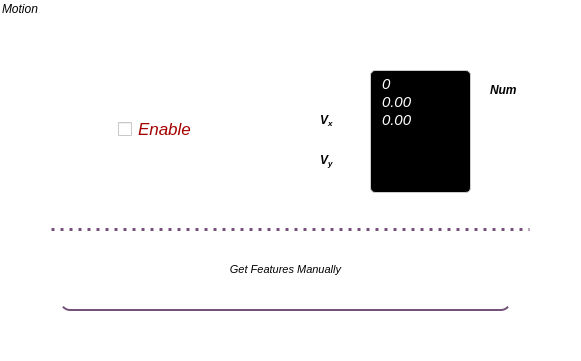
  <widget class="QGroupBox" name="groupBoxMotion">
   <property name="geometry">
    <rect>
     <x>80</x>
     <y>720</y>
     <width>581</width>
     <height>361</height>
    </rect>
   </property>
   <property name="font">
    <font>
     <italic>true</italic>
    </font>
   </property>
   <property name="styleSheet">
    <string notr="true">font-style: italic;
border-left: none;
border-radius: 10px;
background-color: #fff;</string>
   </property>
   <property name="title">
    <string>Motion</string>
   </property>
   <widget class="QCheckBox" name="chckBoxMotion">
    <property name="geometry">
     <rect>
      <x>50</x>
      <y>30</y>
      <width>481</width>
      <height>201</height>
     </rect>
    </property>
    <property name="font">
     <font>
      <pointsize>13</pointsize>
      <weight>50</weight>
      <italic>true</italic>
      <bold>false</bold>
     </font>
    </property>
    <property name="styleSheet">
     <string notr="true">font-weight: 400;
color: rgb(164, 0, 0);
border-bottom: 3px dotted rgb(117, 80, 123);
border-top: none;
border-right: none;
border-left: none;
border-radius: 0;
padding-left: 68px;</string>
    </property>
    <property name="text">
     <string>Enable</string>
    </property>
   </widget>
   <widget class="QPushButton" name="btnMotion">
    <property name="geometry">
     <rect>
      <x>60</x>
      <y>230</y>
      <width>451</width>
      <height>81</height>
     </rect>
    </property>
    <property name="font">
     <font>
      <pointsize>8</pointsize>
      <italic>true</italic>
     </font>
    </property>
    <property name="cursor">
     <cursorShape>PointingHandCursor</cursorShape>
    </property>
    <property name="mouseTracking">
     <bool>false</bool>
    </property>
    <property name="styleSheet">
     <string notr="true">QPushButton:hover:!pressed  {
 	color: rgb(3, 81, 124);
 }

QPushButton#btnMotion { 
	border-radius: 10px; 
	border-bottom: 2px solid rgb(117, 80, 123);
	border-top: none;
	border-right: none;
	border-left: none;
}</string>
    </property>
    <property name="text">
     <string>Get Features Manually</string>
    </property>
   </widget>
   <widget class="QTextEdit" name="txtRateMotion">
    <property name="geometry">
     <rect>
      <x>370</x>
      <y>70</y>
      <width>101</width>
      <height>123</height>
     </rect>
    </property>
    <property name="font">
     <font>
      <italic>true</italic>
      <underline>false</underline>
     </font>
    </property>
    <property name="styleSheet">
     <string notr="true">border: 1 solid #ccc;
color: #fff;
background-color: rgb(0, 0, 0);
border-radius: 5px;
padding-left: 7px;</string>
    </property>
    <property name="readOnly">
     <bool>true</bool>
    </property>
    <property name="html">
     <string>&lt;!DOCTYPE HTML PUBLIC &quot;-//W3C//DTD HTML 4.0//EN&quot; &quot;http://www.w3.org/TR/REC-html40/strict.dtd&quot;&gt;
&lt;html&gt;&lt;head&gt;&lt;meta name=&quot;qrichtext&quot; content=&quot;1&quot; /&gt;&lt;style type=&quot;text/css&quot;&gt;
p, li { white-space: pre-wrap; }
&lt;/style&gt;&lt;/head&gt;&lt;body style=&quot; font-family:'Ubuntu'; font-size:11pt; font-weight:400; font-style:italic;&quot;&gt;
&lt;p style=&quot; margin-top:0px; margin-bottom:0px; margin-left:0px; margin-right:0px; -qt-block-indent:0; text-indent:0px;&quot;&gt;0&lt;/p&gt;
&lt;p style=&quot; margin-top:0px; margin-bottom:0px; margin-left:0px; margin-right:0px; -qt-block-indent:0; text-indent:0px;&quot;&gt;0.00&lt;/p&gt;
&lt;p style=&quot; margin-top:0px; margin-bottom:0px; margin-left:0px; margin-right:0px; -qt-block-indent:0; text-indent:0px;&quot;&gt;0.00&lt;/p&gt;&lt;/body&gt;&lt;/html&gt;</string>
    </property>
   </widget>
   <widget class="QLabel" name="lblVxMotion">
    <property name="geometry">
     <rect>
      <x>320</x>
      <y>100</y>
      <width>31</width>
      <height>41</height>
     </rect>
    </property>
    <property name="font">
     <font>
      <weight>75</weight>
      <italic>true</italic>
      <bold>true</bold>
      <underline>false</underline>
      <strikeout>false</strikeout>
     </font>
    </property>
    <property name="styleSheet">
     <string notr="true">font-style: italic;
border: none;
background-color: #fff;</string>
    </property>
    <property name="text">
     <string>&lt;html&gt;&lt;head/&gt;&lt;body&gt;&lt;p&gt;V&lt;span style=&quot; vertical-align:sub;&quot;&gt;x&lt;/span&gt;&lt;/p&gt;&lt;/body&gt;&lt;/html&gt;</string>
    </property>
   </widget>
   <widget class="QLabel" name="lblVyMotion">
    <property name="geometry">
     <rect>
      <x>320</x>
      <y>140</y>
      <width>31</width>
      <height>41</height>
     </rect>
    </property>
    <property name="font">
     <font>
      <weight>75</weight>
      <italic>true</italic>
      <bold>true</bold>
     </font>
    </property>
    <property name="styleSheet">
     <string notr="true">font-style: italic;
border: none;
background-color: #fff;</string>
    </property>
    <property name="text">
     <string>&lt;html&gt;&lt;head/&gt;&lt;body&gt;&lt;p&gt;V&lt;span style=&quot; vertical-align:sub;&quot;&gt;y&lt;/span&gt;&lt;/p&gt;&lt;/body&gt;&lt;/html&gt;</string>
    </property>
   </widget>
   <widget class="QLabel" name="lblVxMotion_2">
    <property name="geometry">
     <rect>
      <x>490</x>
      <y>70</y>
      <width>71</width>
      <height>41</height>
     </rect>
    </property>
    <property name="font">
     <font>
      <weight>75</weight>
      <italic>true</italic>
      <bold>true</bold>
      <underline>false</underline>
      <strikeout>false</strikeout>
     </font>
    </property>
    <property name="styleSheet">
     <string notr="true">font-style: italic;
border: none;
background-color: #fff;</string>
    </property>
    <property name="text">
     <string>&lt;html&gt;&lt;head/&gt;&lt;body&gt;&lt;p&gt;Num&lt;/p&gt;&lt;/body&gt;&lt;/html&gt;</string>
    </property>
   </widget>
   <zorder>btnMotion</zorder>
   <zorder>chckBoxMotion</zorder>
   <zorder>txtRateMotion</zorder>
   <zorder>lblVxMotion</zorder>
   <zorder>lblVyMotion</zorder>
   <zorder>lblVxMotion_2</zorder>
  </widget>
